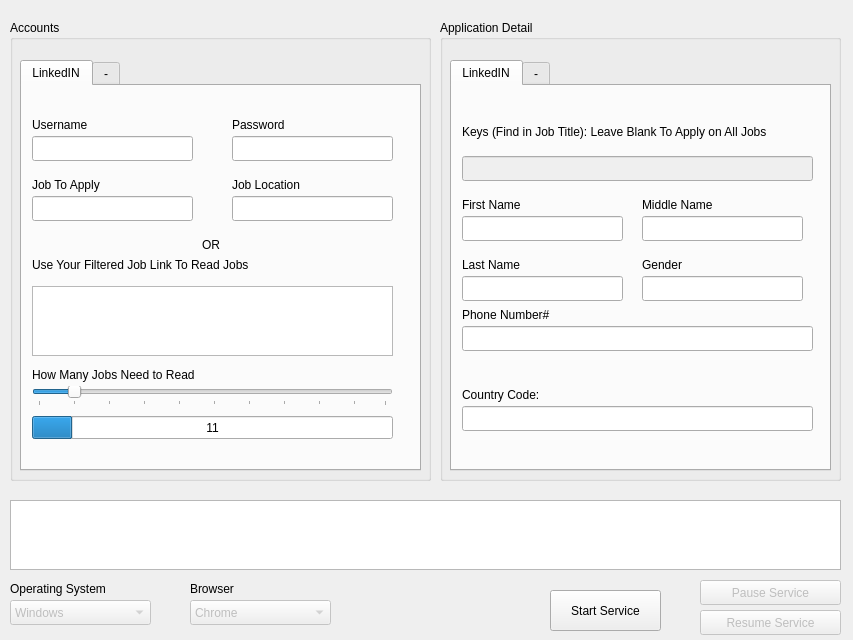
<?xml version="1.0" encoding="UTF-8"?>
<ui version="4.0">
 <class>QMainWindow</class>
 <widget class="QMainWindow" name="Linked In Easy Apply Bot">
  <property name="enabled">
   <bool>true</bool>
  </property>
  <property name="geometry">
   <rect>
    <x>0</x>
    <y>0</y>
    <width>853</width>
    <height>640</height>
   </rect>
  </property>
  <property name="windowTitle">
   <string>Dialog</string>
  </property>
  <widget class="QTextEdit" name="logTextBox">
   <property name="geometry">
    <rect>
     <x>10</x>
     <y>500</y>
     <width>831</width>
     <height>70</height>
    </rect>
   </property>
  </widget>
  <widget class="QGroupBox" name="groupBox_2">
   <property name="geometry">
    <rect>
     <x>440</x>
     <y>20</y>
     <width>401</width>
     <height>461</height>
    </rect>
   </property>
   <property name="title">
    <string>Application Detail</string>
   </property>
   <widget class="QTabWidget" name="LII_2">
    <property name="geometry">
     <rect>
      <x>10</x>
      <y>40</y>
      <width>381</width>
      <height>411</height>
     </rect>
    </property>
    <property name="currentIndex">
     <number>0</number>
    </property>
    <widget class="QWidget" name="LI_2">
     <property name="enabled">
      <bool>true</bool>
     </property>
     <property name="mouseTracking">
      <bool>false</bool>
     </property>
     <property name="tabletTracking">
      <bool>false</bool>
     </property>
     <property name="toolTip">
      <string>&lt;html&gt;&lt;head/&gt;&lt;body&gt;&lt;p&gt;LI&lt;/p&gt;&lt;/body&gt;&lt;/html&gt;</string>
     </property>
     <attribute name="title">
      <string>LinkedIN</string>
     </attribute>
     <widget class="QLabel" name="label_9">
      <property name="geometry">
       <rect>
        <x>10</x>
        <y>30</y>
        <width>361</width>
        <height>31</height>
       </rect>
      </property>
      <property name="text">
       <string>Keys (Find in Job Title): Leave Blank To Apply on All Jobs</string>
      </property>
      <property name="wordWrap">
       <bool>true</bool>
      </property>
     </widget>
     <widget class="QLabel" name="label_11">
      <property name="geometry">
       <rect>
        <x>10</x>
        <y>220</y>
        <width>131</width>
        <height>17</height>
       </rect>
      </property>
      <property name="text">
       <string>Phone Number#</string>
      </property>
     </widget>
     <widget class="QLabel" name="label_12">
      <property name="geometry">
       <rect>
        <x>10</x>
        <y>300</y>
        <width>131</width>
        <height>17</height>
       </rect>
      </property>
      <property name="text">
       <string>Country Code:</string>
      </property>
     </widget>
     <widget class="QLabel" name="label_14">
      <property name="geometry">
       <rect>
        <x>10</x>
        <y>110</y>
        <width>91</width>
        <height>17</height>
       </rect>
      </property>
      <property name="text">
       <string>First Name</string>
      </property>
     </widget>
     <widget class="QLabel" name="label_15">
      <property name="geometry">
       <rect>
        <x>10</x>
        <y>170</y>
        <width>131</width>
        <height>17</height>
       </rect>
      </property>
      <property name="text">
       <string>Last Name</string>
      </property>
     </widget>
     <widget class="QLineEdit" name="lineEdit_3">
      <property name="enabled">
       <bool>false</bool>
      </property>
      <property name="geometry">
       <rect>
        <x>10</x>
        <y>70</y>
        <width>351</width>
        <height>25</height>
       </rect>
      </property>
     </widget>
     <widget class="QLineEdit" name="lineEdit_6">
      <property name="geometry">
       <rect>
        <x>10</x>
        <y>130</y>
        <width>161</width>
        <height>25</height>
       </rect>
      </property>
     </widget>
     <widget class="QLineEdit" name="lineEdit_8">
      <property name="geometry">
       <rect>
        <x>10</x>
        <y>190</y>
        <width>161</width>
        <height>25</height>
       </rect>
      </property>
     </widget>
     <widget class="QLineEdit" name="lineEdit_9">
      <property name="geometry">
       <rect>
        <x>10</x>
        <y>240</y>
        <width>351</width>
        <height>25</height>
       </rect>
      </property>
     </widget>
     <widget class="QLineEdit" name="lineEdit_10">
      <property name="geometry">
       <rect>
        <x>10</x>
        <y>320</y>
        <width>351</width>
        <height>25</height>
       </rect>
      </property>
     </widget>
     <widget class="QLabel" name="label_16">
      <property name="geometry">
       <rect>
        <x>190</x>
        <y>110</y>
        <width>91</width>
        <height>17</height>
       </rect>
      </property>
      <property name="text">
       <string>Middle Name</string>
      </property>
     </widget>
     <widget class="QLineEdit" name="lineEdit_7">
      <property name="geometry">
       <rect>
        <x>190</x>
        <y>130</y>
        <width>161</width>
        <height>25</height>
       </rect>
      </property>
     </widget>
     <widget class="QLabel" name="label_17">
      <property name="geometry">
       <rect>
        <x>190</x>
        <y>170</y>
        <width>131</width>
        <height>17</height>
       </rect>
      </property>
      <property name="text">
       <string>Gender</string>
      </property>
     </widget>
     <widget class="QLineEdit" name="lineEdit_12">
      <property name="geometry">
       <rect>
        <x>190</x>
        <y>190</y>
        <width>161</width>
        <height>25</height>
       </rect>
      </property>
     </widget>
    </widget>
    <widget class="QWidget" name="tab_3">
     <attribute name="title">
      <string>-</string>
     </attribute>
    </widget>
   </widget>
  </widget>
  <widget class="QGroupBox" name="groupBox_3">
   <property name="geometry">
    <rect>
     <x>10</x>
     <y>20</y>
     <width>421</width>
     <height>461</height>
    </rect>
   </property>
   <property name="title">
    <string>Accounts</string>
   </property>
   <widget class="QTabWidget" name="LII">
    <property name="geometry">
     <rect>
      <x>10</x>
      <y>40</y>
      <width>401</width>
      <height>411</height>
     </rect>
    </property>
    <property name="currentIndex">
     <number>0</number>
    </property>
    <widget class="QWidget" name="LI">
     <property name="enabled">
      <bool>true</bool>
     </property>
     <property name="mouseTracking">
      <bool>false</bool>
     </property>
     <property name="tabletTracking">
      <bool>false</bool>
     </property>
     <property name="toolTip">
      <string>&lt;html&gt;&lt;head/&gt;&lt;body&gt;&lt;p&gt;LI&lt;/p&gt;&lt;/body&gt;&lt;/html&gt;</string>
     </property>
     <attribute name="title">
      <string>LinkedIN</string>
     </attribute>
     <widget class="QLabel" name="label_5">
      <property name="geometry">
       <rect>
        <x>10</x>
        <y>30</y>
        <width>71</width>
        <height>17</height>
       </rect>
      </property>
      <property name="text">
       <string>Username</string>
      </property>
     </widget>
     <widget class="QLabel" name="label_3">
      <property name="geometry">
       <rect>
        <x>210</x>
        <y>30</y>
        <width>91</width>
        <height>17</height>
       </rect>
      </property>
      <property name="text">
       <string>Password</string>
      </property>
     </widget>
     <widget class="QLabel" name="label_2">
      <property name="geometry">
       <rect>
        <x>10</x>
        <y>90</y>
        <width>110</width>
        <height>17</height>
       </rect>
      </property>
      <property name="text">
       <string>Job To Apply</string>
      </property>
     </widget>
     <widget class="QLabel" name="label_4">
      <property name="geometry">
       <rect>
        <x>210</x>
        <y>90</y>
        <width>91</width>
        <height>17</height>
       </rect>
      </property>
      <property name="text">
       <string>Job Location</string>
      </property>
     </widget>
     <widget class="QLabel" name="label_6">
      <property name="geometry">
       <rect>
        <x>180</x>
        <y>150</y>
        <width>20</width>
        <height>17</height>
       </rect>
      </property>
      <property name="text">
       <string>OR</string>
      </property>
     </widget>
     <widget class="QLabel" name="label_7">
      <property name="geometry">
       <rect>
        <x>10</x>
        <y>170</y>
        <width>311</width>
        <height>17</height>
       </rect>
      </property>
      <property name="text">
       <string>Use Your Filtered Job Link To Read Jobs</string>
      </property>
     </widget>
     <widget class="QPlainTextEdit" name="plainTextEdit">
      <property name="geometry">
       <rect>
        <x>10</x>
        <y>200</y>
        <width>361</width>
        <height>70</height>
       </rect>
      </property>
     </widget>
     <widget class="QLabel" name="label_8">
      <property name="geometry">
       <rect>
        <x>10</x>
        <y>280</y>
        <width>230</width>
        <height>17</height>
       </rect>
      </property>
      <property name="text">
       <string>How Many Jobs Need to Read</string>
      </property>
     </widget>
     <widget class="QSlider" name="horizontalSlider">
      <property name="enabled">
       <bool>true</bool>
      </property>
      <property name="geometry">
       <rect>
        <x>10</x>
        <y>300</y>
        <width>361</width>
        <height>20</height>
       </rect>
      </property>
      <property name="autoFillBackground">
       <bool>false</bool>
      </property>
      <property name="minimum">
       <number>1</number>
      </property>
      <property name="maximum">
       <number>100</number>
      </property>
      <property name="value">
       <number>11</number>
      </property>
      <property name="orientation">
       <enum>Qt::Horizontal</enum>
      </property>
      <property name="tickPosition">
       <enum>QSlider::TicksBelow</enum>
      </property>
      <property name="tickInterval">
       <number>10</number>
      </property>
     </widget>
     <widget class="QLineEdit" name="lineEdit">
      <property name="geometry">
       <rect>
        <x>10</x>
        <y>50</y>
        <width>161</width>
        <height>25</height>
       </rect>
      </property>
     </widget>
     <widget class="QLineEdit" name="lineEdit_2">
      <property name="geometry">
       <rect>
        <x>210</x>
        <y>50</y>
        <width>161</width>
        <height>25</height>
       </rect>
      </property>
     </widget>
     <widget class="QLineEdit" name="lineEdit_4">
      <property name="geometry">
       <rect>
        <x>10</x>
        <y>110</y>
        <width>161</width>
        <height>25</height>
       </rect>
      </property>
     </widget>
     <widget class="QLineEdit" name="lineEdit_5">
      <property name="geometry">
       <rect>
        <x>210</x>
        <y>110</y>
        <width>161</width>
        <height>25</height>
       </rect>
      </property>
     </widget>
     <widget class="QProgressBar" name="progressBar">
      <property name="geometry">
       <rect>
        <x>10</x>
        <y>330</y>
        <width>361</width>
        <height>23</height>
       </rect>
      </property>
      <property name="minimum">
       <number>1</number>
      </property>
      <property name="value">
       <number>12</number>
      </property>
      <property name="format">
       <string>%p</string>
      </property>
     </widget>
    </widget>
    <widget class="QWidget" name="tab_2">
     <attribute name="title">
      <string>-</string>
     </attribute>
    </widget>
   </widget>
  </widget>
  <widget class="QLabel" name="label">
   <property name="geometry">
    <rect>
     <x>10</x>
     <y>580</y>
     <width>131</width>
     <height>17</height>
    </rect>
   </property>
   <property name="text">
    <string>Operating System</string>
   </property>
  </widget>
  <widget class="QLabel" name="label_13">
   <property name="geometry">
    <rect>
     <x>190</x>
     <y>580</y>
     <width>81</width>
     <height>17</height>
    </rect>
   </property>
   <property name="text">
    <string>Browser</string>
   </property>
  </widget>
  <widget class="QPushButton" name="pushButton">
   <property name="geometry">
    <rect>
     <x>550</x>
     <y>590</y>
     <width>111</width>
     <height>41</height>
    </rect>
   </property>
   <property name="text">
    <string>Start Service</string>
   </property>
  </widget>
  <widget class="QComboBox" name="comboBox">
   <property name="enabled">
    <bool>false</bool>
   </property>
   <property name="geometry">
    <rect>
     <x>10</x>
     <y>600</y>
     <width>141</width>
     <height>25</height>
    </rect>
   </property>
   <item>
    <property name="text">
     <string>Windows</string>
    </property>
   </item>
   <item>
    <property name="text">
     <string>Mac</string>
    </property>
   </item>
   <item>
    <property name="text">
     <string>Linux</string>
    </property>
   </item>
  </widget>
  <widget class="QComboBox" name="comboBox_2">
   <property name="enabled">
    <bool>false</bool>
   </property>
   <property name="geometry">
    <rect>
     <x>190</x>
     <y>600</y>
     <width>141</width>
     <height>25</height>
    </rect>
   </property>
   <item>
    <property name="text">
     <string>Chrome</string>
    </property>
   </item>
   <item>
    <property name="text">
     <string>Firefox</string>
    </property>
   </item>
   <item>
    <property name="text">
     <string>Internet Explorer</string>
    </property>
   </item>
   <item>
    <property name="text">
     <string/>
    </property>
   </item>
  </widget>
  <widget class="QPushButton" name="pauseButton">
   <property name="enabled">
    <bool>false</bool>
   </property>
   <property name="geometry">
    <rect>
     <x>700</x>
     <y>580</y>
     <width>141</width>
     <height>25</height>
    </rect>
   </property>
   <property name="text">
    <string>Pause Service</string>
   </property>
  </widget>
  <widget class="QPushButton" name="resumeButton">
   <property name="enabled">
    <bool>false</bool>
   </property>
   <property name="geometry">
    <rect>
     <x>700</x>
     <y>610</y>
     <width>141</width>
     <height>25</height>
    </rect>
   </property>
   <property name="text">
    <string>Resume Service</string>
   </property>
  </widget>
  <zorder>pauseButton</zorder>
  <zorder>resumeButton</zorder>
  <zorder>groupBox_3</zorder>
  <zorder>logTextBox</zorder>
  <zorder>groupBox_2</zorder>
  <zorder>label</zorder>
  <zorder>label_13</zorder>
  <zorder>pushButton</zorder>
  <zorder>comboBox</zorder>
  <zorder>comboBox_2</zorder>
 </widget>
 <resources/>
 <connections/>
</ui>
